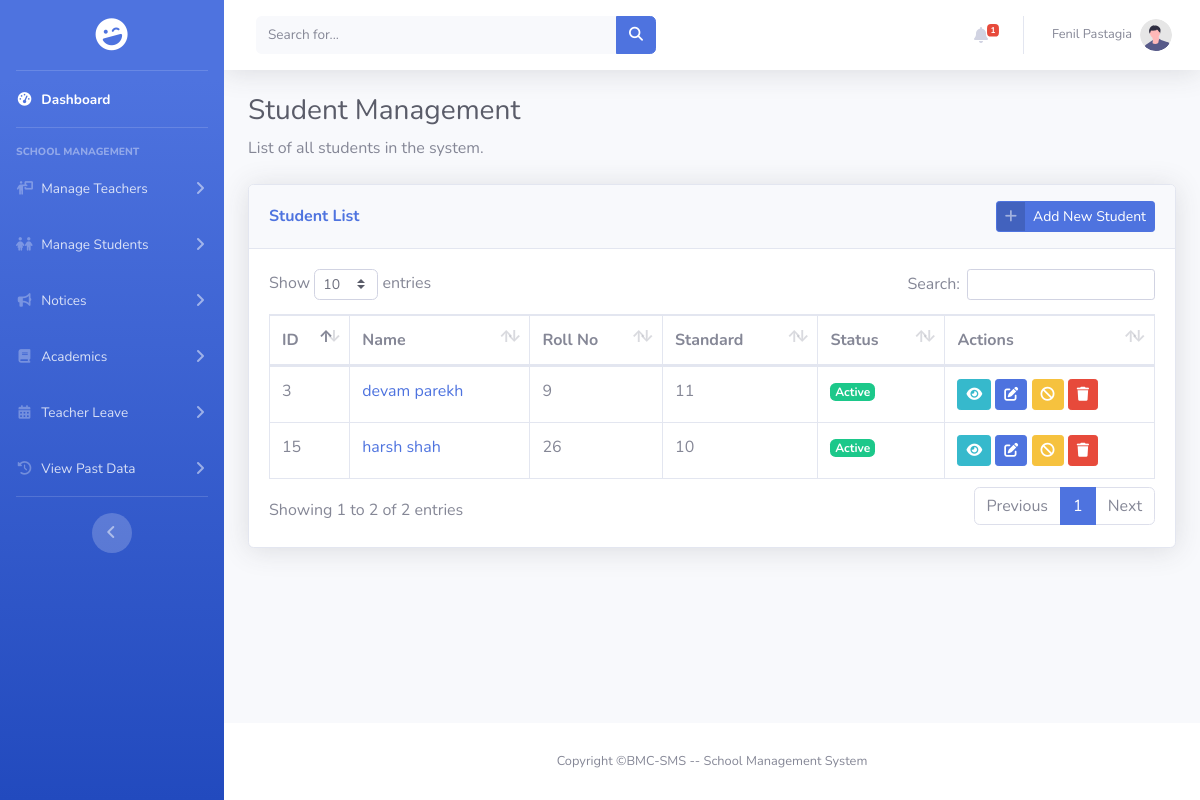
/pages/student/student_list.php (signed in), run on the app's committed database.
### tables this page shows
CREATE TABLE `student` (
  `id` int(11) NOT NULL,
  `student_image` varchar(255) DEFAULT NULL,
  `student_name` varchar(50) DEFAULT NULL,
  `rollno` varchar(10) DEFAULT NULL,
  `std` varchar(4) DEFAULT NULL,
  `email` varchar(50) NOT NULL,
  `password` varchar(255) NOT NULL,
  `academic_year` varchar(9) DEFAULT NULL,
  `school_id` int(11) DEFAULT NULL,
  `dob` date DEFAULT NULL,
  `gender` enum('male','female','others') DEFAULT NULL,
  `blood_group` enum('a+','a-','b+','b-','ab+','ab-','o+','o-') DEFAULT NULL,
  `address` text DEFAULT NULL,
  `father_name` varchar(50) DEFAULT NULL,
  `father_phone` varchar(10) DEFAULT NULL,
  `mother_name` varchar(50) DEFAULT NULL,
  `mother_phone` varchar(10) DEFAULT NULL
);

### encryption.php (called while the page is built, shortened)
<?php
function decrypt_id($encrypted)
{
    return openssl_decrypt($encrypted, ENCRYPTION_METHOD, ENCRYPTION_KEY, 0, ENCRYPTION_IV);
}

### pages/student/student_list.php (the view, shortened to what this page needs)
<?php
include_once "../../includes/connect.php";
include_once "../../encryption.php";
$query = "SELECT s.id, s.student_name, s.rollno, s.std, s.email, sc.school_name, u.account_status
        FROM student s
        LEFT JOIN school sc ON s.school_id = sc.id
        LEFT JOIN users u ON s.id = u.id
        ORDER BY s.id ASC";
$result = mysqli_query($conn, $query);
?>
<!DOCTYPE html>
<html lang="en">
<head>
    <link href="../../assets/vendor/fontawesome-free/css/all.min.css" rel="stylesheet" type="text/css">
    <link href="../../assets/css/sb-admin-2.min.css" rel="stylesheet">
    <link rel="stylesheet" href="https://cdnjs.cloudflare.com/ajax/libs/font-awesome/6.5.2/css/all.min.css" />
    <link href="../../assets/vendor/datatables/dataTables.bootstrap4.min.css" rel="stylesheet">
    <link rel="stylesheet" href="../../assets/css/sidebar.css">
    <link rel="stylesheet" href="../../assets/css/scrollbar_hidden.css">
</head>
<body id="page-top">
    <div id="wrapper">
        <?php include '../../includes/sidebar.php';?>
        <div id="content-wrapper" class="d-flex flex-column">
            <div id="content">
                <?php include_once '../../includes/header.php'; ?>
                <div class="container-fluid">
                    <h1 class="h3 mb-2 text-gray-800">Student Management</h1>
                    <p class="mb-4">List of all students in the system.</p>
                    <div class="card shadow mb-4">
                        <div class="card-header py-3 d-flex justify-content-between align-items-center">
                            <h6 class="m-0 font-weight-bold text-primary">Student List</h6>
                            <a href="/BMC-SMS/includes/forms/student_enrollment.php"
                                class="btn btn-primary btn-icon-split btn-sm"><span class="icon text-white-50"><i
                                        class="fas fa-plus"></i></span><span class="text">Add New Student</span></a>
                        </div>
                        <div class="card-body">
                            <div class="table-responsive">
                                <table class="table table-bordered" id="studentListTable" width="100%" cellspacing="0">
                                    <thead>
                                        <tr>
                                            <th>ID</th>
                                            <th>Name</th>
                                            <th>Roll No</th>
                                            <th>Standard</th>
                                            <th>Status</th>
                                            <th>Actions</th>
                                        </tr>
                                    </thead>
                                    <tbody>
                                        <?php if ($result && mysqli_num_rows($result) > 0): ?>
                                        <?php while ($row = mysqli_fetch_assoc($result)): ?>
                                        <tr>
                                            <td><?php echo htmlspecialchars($row['id']); ?></td>
                                            <td><a
                                                    href="view.php?id=<?php echo $row['id']; ?>"><?php echo htmlspecialchars($row['student_name'] ?? 'N/A'); ?></a>
                                            </td>
                                            <td><?php echo htmlspecialchars($row['rollno'] ?? 'N/A'); ?></td>
                                            <td><?php echo htmlspecialchars($row['std'] ?? 'N/A'); ?></td>
                                            <td>
                                                <?php if ($row['account_status'] === 'active'): ?>
                                                <span class="badge badge-success">Active</span>
                                                <?php else: ?>
                                                <span class="badge badge-danger">Suspended</span>
                                                <?php endif; ?>
                                            </td>
                                            <td>
                                                <a href="view.php?id=<?php echo $row['id']; ?>"
                                                    class="btn btn-info btn-sm" title="View"><i
                                                        class="fas fa-eye"></i></a>
                                                <a href="edit.php?id=<?php echo $row['id']; ?>"
                                                    class="btn btn-primary btn-sm" title="Edit"><i
                                                        class="fas fa-edit"></i></a>
                                                <?php if ($role === 'schooladmin'): ?>
                                                <?php
                                                            $return_url = urlencode('/BMC-SMS/pages/student/student_list.php');
                                                            if ($row['account_status'] === 'active'):
                                                                $suspendUrl = "../../includes/actions/update_user_status.php?id={$row['id']}&status=suspended&return={$return_url}";
                                                            ?>
                                                <a href="#"
                                                    onclick="confirmAction('<?php echo $suspendUrl; ?>', 'suspend this student')"
                                                    class="btn btn-warning btn-sm" title="Suspend"><i
                                                        class="fas fa-ban"></i></a>
                                                <?php endif; ?>
                                                <?php endif; ?>
                                                <button class="btn btn-danger btn-sm"
                                                    onclick="confirmDelete(<?php echo $row['id']; ?>)" title="Delete"><i
                                                        class="fas fa-trash"></i></button>
                                            </td>
                                        </tr>
                                        <?php endwhile; ?>
                                        <?php else: ?>
                                        <tr>
                                            <td colspan="6" class="text-center">No students found</td>
                                        </tr>
                                        <?php endif; ?>
                                    </tbody>
                                </table>
                            </div>
                        </div>
                    </div>
                </div>
            </div>
            <?php include '../../includes/footer.php'; ?>
        </div>
    </div>
</body>
</html>

### assets/css/scrollbar_hidden.css (style rules this page uses)
body { -ms-overflow-style: none; scrollbar-width: none; }

### data on the page
student: id "3", student_name "devam parekh", rollno "9", std "11"
student: id "15", student_name "harsh shah", rollno "26", std "10"

### other printed values
$unread_count "1"
$userName "Fenil Pastagia"
